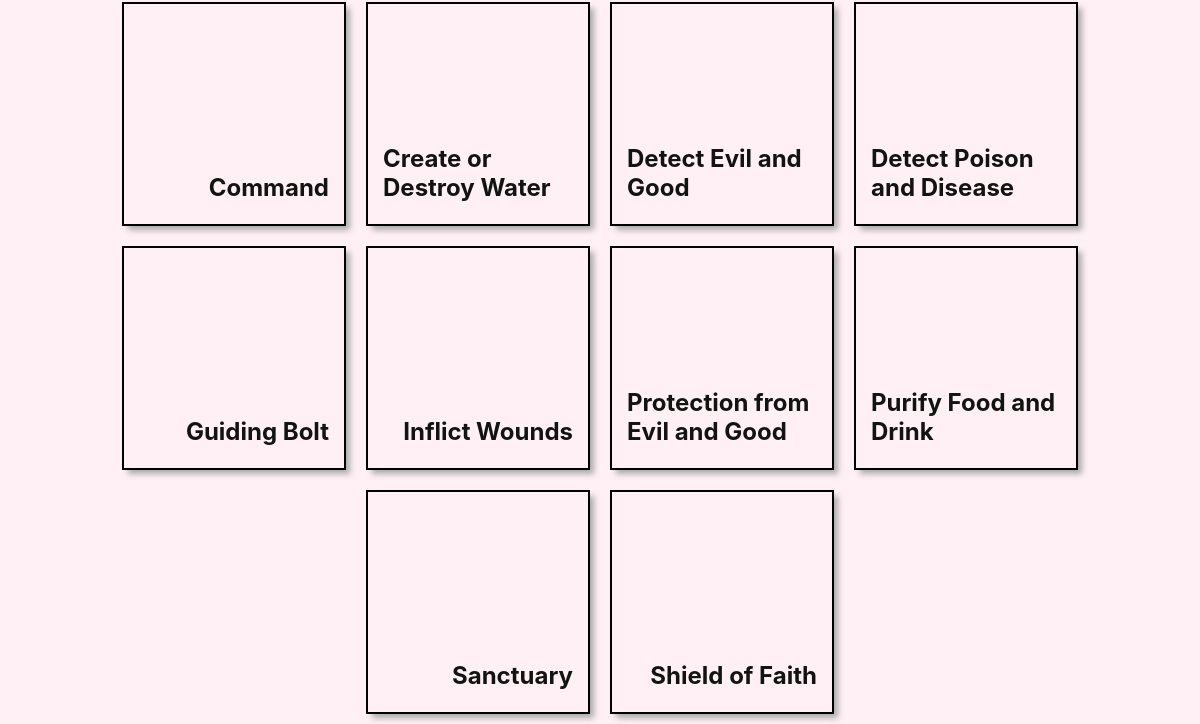
Before: /spells/ (signed in, lower part) with the older database file.
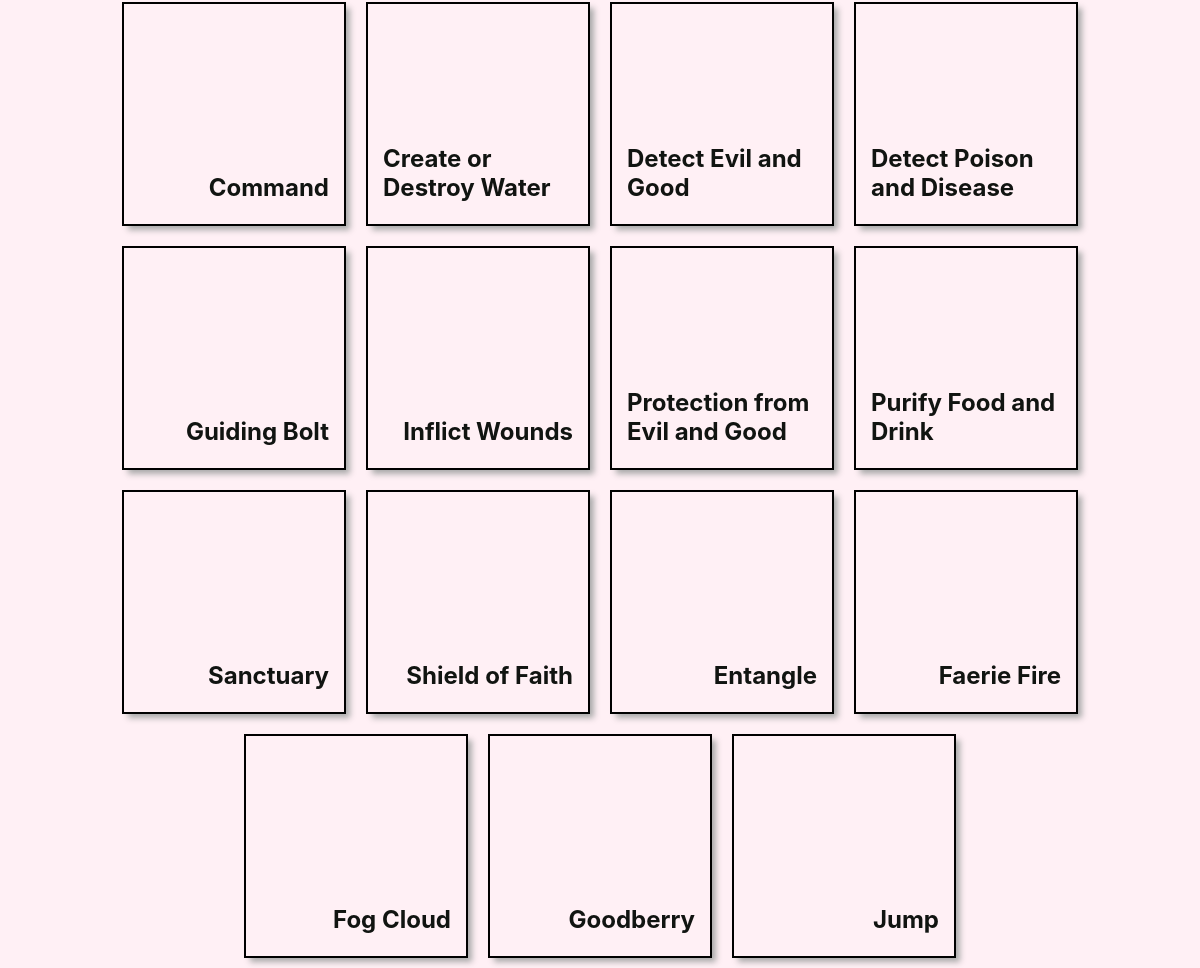
After: the same page with the newer database file.
### main_app/models.py (models this page shows, shortened)
class Spell(models.Model):
  name = models.CharField(max_length=250)
  url = models.CharField(max_length=250)

### main_app/views.py (the view)
# urls.py: path('spells/', views.SpellList.as_view(), name='spells_index'),
class SpellList(LoginRequiredMixin ,ListView):
  model = Spell
  fields = ['name']

### main_app/templates/main_app/spell_list.html (shortened to what this page needs)
{% extends 'base.html' %}
{% load static %}
{% block head %}
<link
  rel="stylesheet"
  type="text/css"
  href="{% static 'css/spell-index.css' %}"
/>
{% endblock %}
{% block content %}
<section class="card-container">
  {% for spell in spell_list %}
  <div class="card" >
    <div class="card-bg" ></div>
    <a href="{% url 'spells_detail' spell.id %}">
      <div class="card-content">
        <h2>{{ spell.name }}</h2>
      </div>
    </a>
  </div>
  {% endfor %}
</section>
{% endblock %}

Changed rows visible on the page:
added Spell: name "Entangle"
added Spell: name "Faerie Fire"
added Spell: name "Fog Cloud"
added Spell: name "Goodberry"
added Spell: name "Jump"
